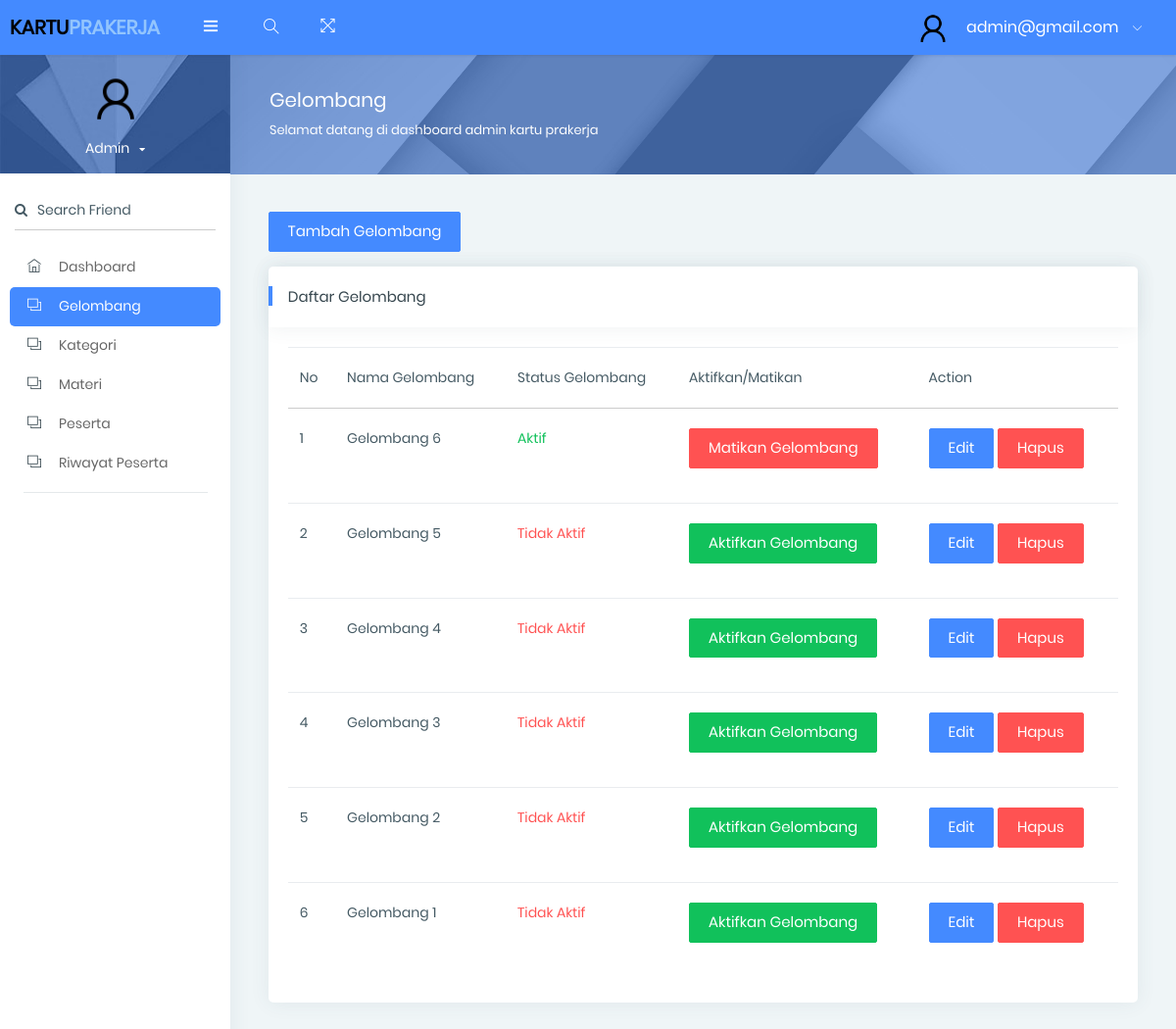
The app's page /level/admin/gelombang.php (signed in) with its own data.
### tables this page shows
CREATE TABLE `tb_gelombang` (
  `id_gelombang` int(11) NOT NULL,
  `nama_gelombang` varchar(50) NOT NULL,
  `status_gelombang` enum('aktif','tidak aktif') NOT NULL,
  `deleted` int(1) NOT NULL
);

### level/admin/gelombang.php (the view, shortened to what this page needs)
<?php
    require_once "../../config/koneksi.php";
?>
<!DOCTYPE html>
<html lang="en">
<head>
    <link rel="stylesheet" href="../assets/pages/waves/css/waves.min.css" type="text/css" media="all">
      <link rel="stylesheet" type="text/css" href="../assets/css/bootstrap/css/bootstrap.min.css">
      <link rel="stylesheet" href="../assets/pages/waves/css/waves.min.css" type="text/css" media="all">
      <link rel="stylesheet" type="text/css" href="../assets/icon/themify-icons/themify-icons.css">
      <link rel="stylesheet" type="text/css" href="../assets/icon/font-awesome/css/font-awesome.min.css">
      <link rel="stylesheet" type="text/css" href="../assets/css/jquery.mCustomScrollbar.css">
        <link rel="stylesheet" href="https://www.amcharts.com/lib/3/plugins/export/export.css" type="text/css" media="all" />
      <link rel="stylesheet" type="text/css" href="../assets/css/style.css">
  </head>
  <body>
  <div id="pcoded" class="pcoded">
      <div class="pcoded-container navbar-wrapper">
          <nav class="navbar header-navbar pcoded-header">
              <div class="navbar-wrapper">
                  <div class="navbar-logo">
                      <a class="mobile-menu waves-effect waves-light" id="mobile-collapse" href="#!">
                          <i class="ti-menu"></i>
                      </a>
                      <a href="dashboard.admin.php">
                          <h5 style="color:#000; font-weight:800;">KARTU<span style="color:#93C5FD;">PRAKERJA</span></h5>
                      </a>
                  </div>
                  <div class="navbar-container container-fluid">
                      <ul class="nav-left">
                          <li class="header-search">
                              <div class="main-search morphsearch-search">
                                  <div class="input-group">
                                      <input type="text" class="form-control">
                                      <span class="input-group-addon search-btn"><i class="ti-search"></i></span>
                                  </div>
                              </div>
                          </li>
                          <li>
                              <a href="#!" onclick="javascript:toggleFullScreen()" class="waves-effect waves-light">
                                  <i class="ti-fullscreen"></i>
                              </a>
                          </li>
                      </ul>
                      <ul class="nav-right">
                          <li class="user-profile header-notification">
                              <a href="#!" class="waves-effect waves-light">
                                  <img src="../assets/images/avatar-user.png" class="img-radius" alt="User-Profile-Image">
                                  <span><?=$_SESSION['user_login']['email']?></span>
                                  <i class="ti-angle-down"></i>
                              </a>
                          </li>
                      </ul>
                  </div>
              </div>
          </nav>
          <div class="pcoded-main-container">
              <div class="pcoded-wrapper">
                  <nav class="pcoded-navbar">
                      <div class="pcoded-inner-navbar main-menu">
                          <div class="">
                              <div class="main-menu-header">
                                  <img class="img-80 img-radius" src="../assets/images/avatar-user.png" alt="User-Profile-Image">
                                  <div class="user-details">
                                      <span id="more-details">Admin<i class="fa fa-caret-down"></i></span>
                                  </div>
                              </div>
                          </div>
                          <div class="p-15 p-b-0">
                              <form class="form-material">
                                  <div class="form-group form-primary">
                                      <input type="text" name="footer-email" class="form-control" required="">
                                      <label class="float-label"><i class="fa fa-search m-r-10"></i>Search Friend</label>
                                  </div>
                              </form>
                          </div>
                          <ul class="pcoded-item pcoded-left-item">
                              <li>
                                  <a href="dashboard.admin.php" class="waves-effect waves-dark">
                                      <span class="pcoded-micon"><i class="ti-home"></i><b>D</b></span>
                                      <span class="pcoded-mtext" data-i18n="nav.dash.main">Dashboard</span>
                                  </a>
                              </li>
                              <li class="active">
                                  <a href="gelombang.php" class="waves-effect waves-dark">
                                      <span class="pcoded-micon"><i class="ti-layers"></i><b>FC</b></span>
                                      <span class="pcoded-mtext" data-i18n="nav.form-components.main">Gelombang</span>
                                  </a>
                              </li>
                              <li>
                                  <a href="kategori.php" class="waves-effect waves-dark">
                                      <span class="pcoded-micon"><i class="ti-layers"></i><b>FC</b></span>
                                      <span class="pcoded-mtext" data-i18n="nav.form-components.main">Kategori</span>
                                  </a>
                              </li>
                              <li>
                                  <a href="materi.php" class="waves-effect waves-dark">
                                      <span class="pcoded-micon"><i class="ti-layers"></i><b>FC</b></span>
                                      <span class="pcoded-mtext" data-i18n="nav.form-components.main">Materi</span>
                                  </a>
                              </li>
                              <li>
                                  <a href="peserta.php" class="waves-effect waves-dark">
                                      <span class="pcoded-micon"><i class="ti-layers"></i><b>FC</b></span>
                                      <span class="pcoded-mtext" data-i18n="nav.form-components.main">Peserta</span>
                                  </a>
                              </li>
                              <li>
                                  <a href="riwayat_peserta.php" class="waves-effect waves-dark">
                                      <span class="pcoded-micon"><i class="ti-layers"></i><b>FC</b></span>
                                      <span class="pcoded-mtext" data-i18n="nav.form-components.main">Riwayat Peserta</span>
                                  </a>
                              </li>
                          </ul>
                  </nav>
                  <div class="pcoded-content">
                      <div class="page-header">
                          <div class="page-block">
                              <div class="row align-items-center">
                                  <div class="col-md-8">
                                      <div class="page-header-title">
                                          <h5 class="m-b-10">Gelombang</h5>
                                          <p class="m-b-0">Selamat datang di dashboard admin kartu prakerja</p>
                                      </div>
                                  </div>
                              </div>
                          </div>
                      </div>
                        <div class="pcoded-inner-content">
                            <div class="main-body">
                                <div class="page-wrapper">
                                    <div class="page-body">
                                        <a href="./tambah_gelombang.php"><button class="btn btn-primary waves-effect waves-light" style="margin-bottom:15px;">Tambah Gelombang</button></a>
                                        <div class="card">
                                            <div class="card-header">
                                                <h5>Daftar Gelombang</h5>
                                            </div>
                                            <div class="card-block table-border-style">
                                                <div class="table-responsive">
                                                    <table class="table table-hover">
                                                        <thead>
                                                            <tr>
                                                                <th>No</th>
                                                                <th>Nama Gelombang</th>
                                                                <th>Status Gelombang</th>
                                                                <th>Aktifkan/Matikan</th>
                                                                <th>Action</th>
                                                            </tr>
                                                        </thead>
                                                        <tbody>
                                                        <?php
                                                            $query = mysqli_query($connection, "SELECT * FROM tb_gelombang WHERE deleted = 0 ORDER BY id_gelombang DESC");
                                                            $nomor = 1;
                                                            while($data = mysqli_fetch_assoc($query)){
                                                                ?>
                                                                    <tr>
                                                                        <th scope="row"><?=$nomor++?></th>
                                                                        <td>Gelombang <?=$data['nama_gelombang']?></td>
                                                                        <?php
                                                                            if($data['status_gelombang'] == 'aktif'){
                                                                                ?>
                                                                                    <td class="text-success"><?= ucwords($data['status_gelombang']) ?></td>
                                                                                    <td><a href="./mati_gelombang.php?id=<?php echo $data['id_gelombang'] ?>" onclick = "return confirm('Yakin mematikan gelombang?')"><button class="btn btn-danger waves-effect waves-light" style="margin-bottom:15px;">Matikan Gelombang</button></a> </td>
                                                                                <?php
                                                                            }
                                                                            else{
                                                                                ?>
                                                                                    <td class="text-danger"><?= ucwords($data['status_gelombang']) ?></td>
                                                                                    <td><a href="./aktif_gelombang.php?id=<?php echo $data['id_gelombang'] ?>" onclick = "return confirm('Yakin mengaktifkan gelombang?')"><button class="btn btn-success waves-effect waves-light" style="margin-bottom:15px;">Aktifkan Gelombang</button></a> </td>
                                                                                <?php
                                                                            }
                                                                        ?>
                                                                        <td>
                                                                        <a class="text-primary" href="./edit_gelombang.php?id=<?php echo $data['id_gelombang'] ?>"><button class="btn btn-primary waves-effect waves-light" style="margin-bottom:15px;">Edit</button></a>
                                                                        <a class="text-danger" href="./hapus_gelombang.php?id=<?php echo $data['id_gelombang'] ?>" onclick = "return confirm('Yakin hapus gelombang?')"><button class="btn btn-danger waves-effect waves-light" style="margin-bottom:15px;">Hapus</button></a>
                                                                        </td>
                                                                    </tr>
                                                                <?php
                                                            }
                                                        ?>
                                                        </tbody>
                                                    </table>
                                                </div>
                                            </div>
                                        </div>
                                    </div>
                                </div>
                            </div>
                        </div>
                    </div>
                </div>
            </div>
        </div>
    </div>
</body>
</html>

### records on screen
tb_gelombang: nama_gelombang "6", status_gelombang "Aktif"
tb_gelombang: nama_gelombang "5", status_gelombang "Tidak Aktif"
tb_gelombang: nama_gelombang "4", status_gelombang "Tidak Aktif"
tb_gelombang: nama_gelombang "3", status_gelombang "Tidak Aktif"
tb_gelombang: nama_gelombang "2", status_gelombang "Tidak Aktif"
tb_gelombang: nama_gelombang "1", status_gelombang "Tidak Aktif"

### other values on screen
$_SESSION['user_login']['email'] "admin@gmail.com"
